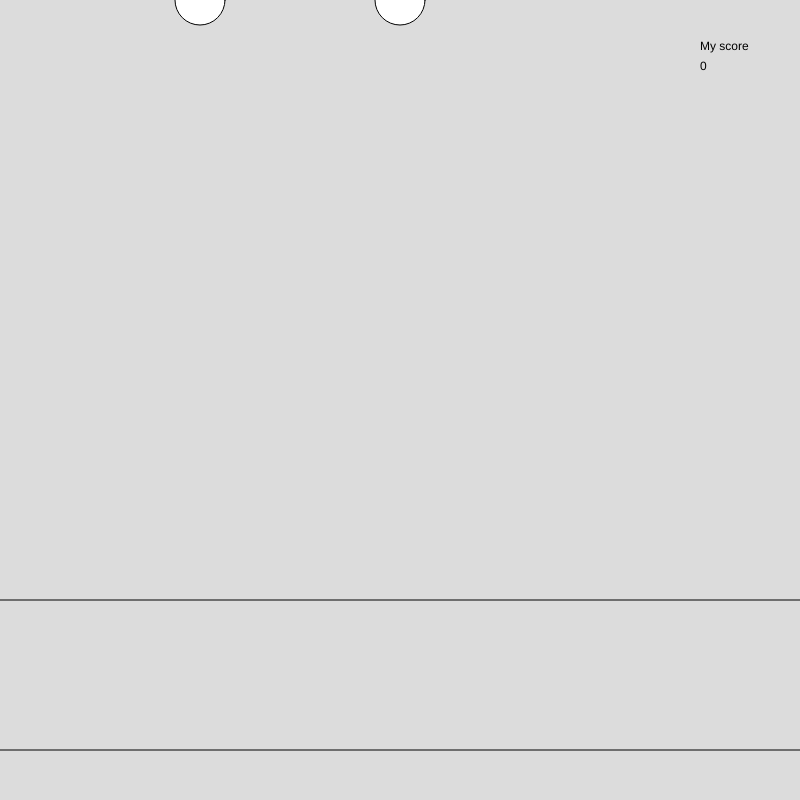
Frame 1 (no input)
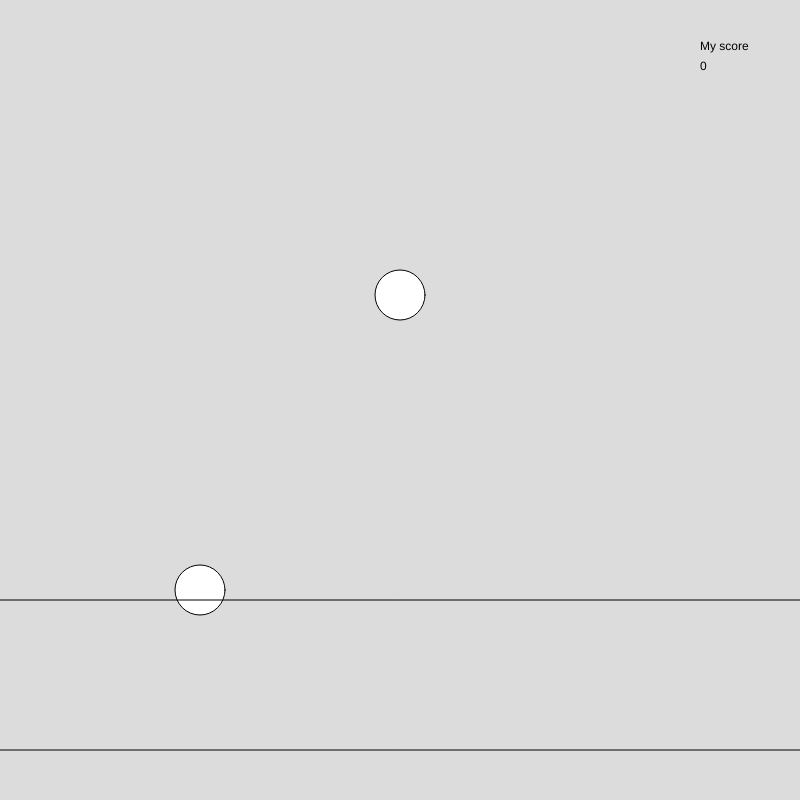
Frame 60 (no input)
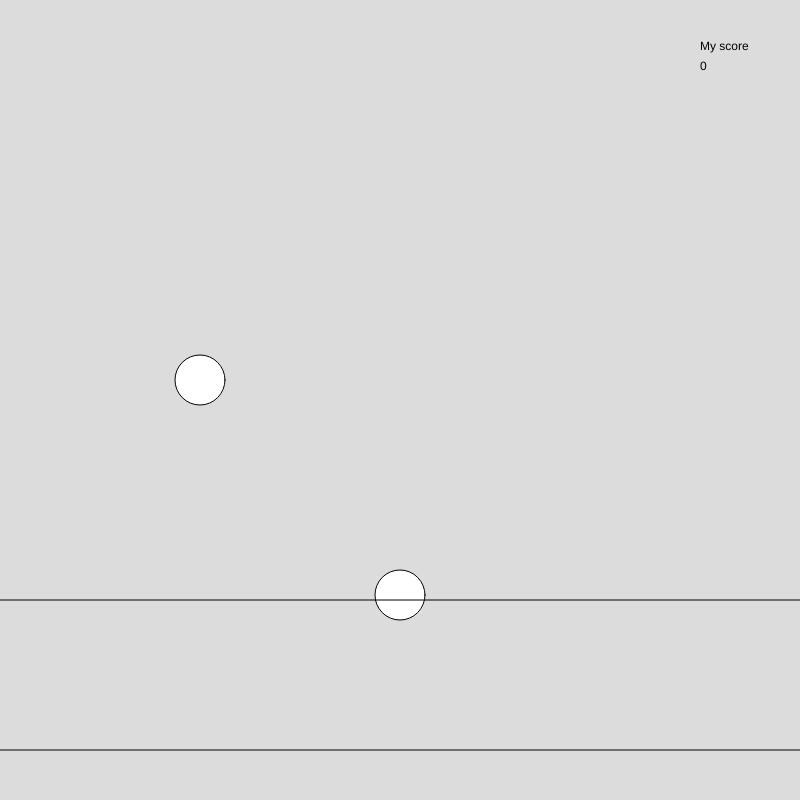
Frame 120 (the mouse pressed at the canvas centre since frame 60)

The p5.js sketch that drew these frames (run headless with seeded random() and noise() and a simulated clock; from frame 60 on, the mouse is pressed at the canvas centre):

// p5.js sketch
// ── sketch.js
var yl=0
var score=0
var io=0
function setup() {
  createCanvas(800, 800);
}

function draw() {
  background(220);
  ellipse(400,yl,50,50)
  ellipse(200,io,50,50)
  line(0,600,800,600)
  line(0,750,800,750)
  io= io+10
  if(io>800){io=0}
  yl=yl+5
  if(yl>800){yl=0}
  text('My score',700,50)
  text(score,700,70)
}

function keyPressed() {
  if(key == 's' && yl>600 && yl<750){
    score=score+25}
  if(key == 'a' && io>600 && io<750){
  score=score+50
  }

  if(key == 's' && yl<600){
  score= 0
  }
  
}
